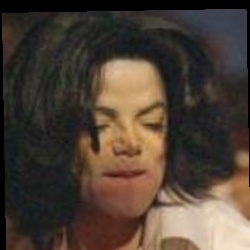
#> input picture testing/Michael_Jackson/Michael_Jackson_0007.jpg, 250 x 250 px, found by its file name; its folder holds only this picture in this run
$ python per.py
#> lines starting #> are read from the running program, lines starting #| are printed output that depends on the picture
import os
import cv2
import numpy as np
import pickle
from sklearn.preprocessing import StandardScaler
from sklearn.decomposition import PCA
from sklearn.metrics import precision_score, recall_score, accuracy_score, confusion_matrix
from sklearn.model_selection import LeaveOneOut
from sklearn.neighbors import KNeighborsClassifier

def extract_features(image_path):
    """Extract features from an image."""
    image = cv2.imread(image_path)
#> image is the input picture: shape (250, 250, 3); mean B, G, R 53.1, 63.9, 76.7
    if image is None:
        print(f"Image not found: {image_path}")
        return None  # Return None if image not found

    gray = cv2.cvtColor(image, cv2.COLOR_BGR2GRAY)
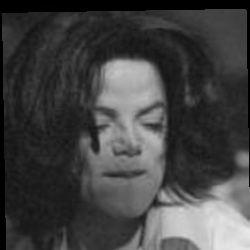
#> gray: shape (250, 250); min 0, max 232, mean 66.5
    hist = cv2.calcHist([gray], [0], None, [256], [0, 256])
#> hist = 256 values, max 3211 at index 0, min 0 at index 9, mean 244.1
    flattened = hist.flatten()
#> flattened has the same summary as hist
    return flattened

def process_dataset(dataset_dir):
    """Process the dataset to extract features and labels."""
    features = []
    labels = []

    for label in os.listdir(dataset_dir):
        label_dir = os.path.join(dataset_dir, label)
        if os.path.isdir(label_dir):
            for image_name in os.listdir(label_dir):
                image_path = os.path.join(label_dir, image_name)
                feature = extract_features(image_path)
#> feature has the same summary as hist in extract_features

                if feature is None or feature.size == 0:
                    print(f"Feature extraction failed for image: {image_path}")
                    continue

                features.append(feature)
                labels.append(label)  # Use the folder name as the label
#> pass 2 of the loop in process_dataset, `for label in os.listdir(dataset_dir):`:
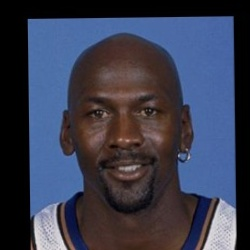
#> input picture testing/Michael_Jordan/Michael_Jordan_0003.jpg, 250 x 250 px, found by its file name
#> in extract_features, image is the input picture: shape (250, 250, 3); mean B, G, R 80, 61, 57.5
#> in extract_features (call 2), `gray = cv2.cvtColor(image, cv2.COLOR_BGR2GRAY)`:
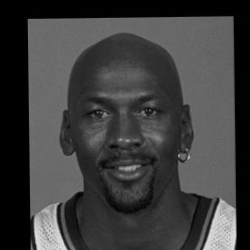
#> gray: shape (250, 250); min 0, max 226, mean 62.1
#> hist = 256 values, max 9403 at index 0, min 0 at index 227, mean 244.1
#> flattened has the same summary as hist
#> feature has the same summary as hist in extract_features
#> pass 3 of the loop in process_dataset, `for label in os.listdir(dataset_dir):`:
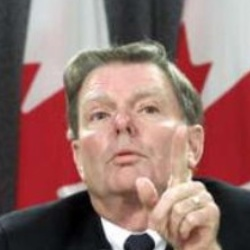
#> input picture testing/Michael_Kirby/Michael_Kirby_0001.jpg, 250 x 250 px, found by its file name
#> in extract_features, image is the input picture: shape (250, 250, 3); mean B, G, R 108.7, 113.5, 148.5
#> in extract_features (call 3), `gray = cv2.cvtColor(image, cv2.COLOR_BGR2GRAY)`:
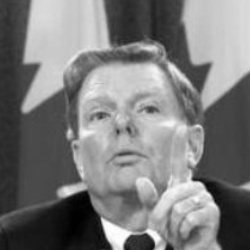
#> gray: shape (250, 250); min 0, max 255, mean 123.4
#> hist = 256 values, max 1515 at index 74, min 7 at index 255, mean 244.1
#> flattened has the same summary as hist
#> feature has the same summary as hist in extract_features
#> the loop made 4 passes; the first 3 are shown

    # Convert lists to numpy arrays
    features = np.array(features)
    labels = np.array(labels)

    if features.size == 0 or len(features.shape) != 2:
        raise ValueError("No valid features were extracted from the images.")

    print(f"Features shape: {features.shape}")
#| Features shape: (4, 256)
    print(f"Labels shape: {labels.shape}")
#| Labels shape: (4,)

    # Apply scaling
    scaler = StandardScaler().fit(features)
    features = scaler.transform(features)

    # Apply PCA
    n_components = min(features.shape[0], features.shape[1])  # Set n_components to the min of (n_samples, n_features)
#> n_components = 4
    pca = PCA(n_components=n_components)  # Adjust as needed
    features = pca.fit_transform(features)

    return features, labels, scaler, pca

def evaluate_model(features, labels):
    """Evaluate the model and calculate performance metrics using Leave-One-Out Cross-Validation."""
    loo = LeaveOneOut()
    model = KNeighborsClassifier(n_neighbors=1)

    all_predictions = []
    all_true_labels = []

    for train_index, test_index in loo.split(features):
        X_train, X_test = features[train_index], features[test_index]
        y_train, y_test = labels[train_index], labels[test_index]

        model.fit(X_train, y_train)
        y_pred = model.predict(X_test)

        all_predictions.extend(y_pred)
        all_true_labels.extend(y_test)

    # Print predictions and true labels for debugging
    print("Predictions:", all_predictions)
    print("True labels:", all_true_labels)

    accuracy = accuracy_score(all_true_labels, all_predictions)
    precision = precision_score(all_true_labels, all_predictions, average='weighted', zero_division=0)
    recall = recall_score(all_true_labels, all_predictions, average='weighted', zero_division=0)
    conf_matrix = confusion_matrix(all_true_labels, all_predictions)

    return accuracy, precision, recall, conf_matrix

def main():
    dataset_dir = r'E:\PythonApplication2 (2)\PythonApplication2\testing'  # Update this path
    output_dir = r'E:\PythonApplication2 (2)\PythonApplication2\output'

    os.makedirs(output_dir, exist_ok=True)

    features, labels, scaler, pca = process_dataset(dataset_dir)

    # Save the model
    np.save(os.path.join(output_dir, 'features.npy'), features)
    np.save(os.path.join(output_dir, 'labels.npy'), labels)

    with open(os.path.join(output_dir, 'scaler.pkl'), 'wb') as f:
        pickle.dump(scaler, f)

    with open(os.path.join(output_dir, 'pca.pkl'), 'wb') as f:
        pickle.dump(pca, f)

    # Evaluate the model
    accuracy, precision, recall, conf_matrix = evaluate_model(features, labels)

    print(f"Accuracy: {accuracy:.4f}")
    print(f"Precision: {precision:.4f}")
    print(f"Recall: {recall:.4f}")
    print(f"Confusion Matrix:\n{conf_matrix}")

if __name__ == "__main__":
    main()
